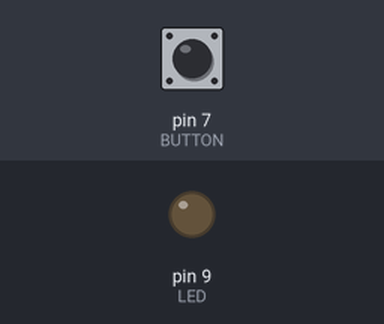
This sketch was run on a simulated Arduino Uno, built with avr-gcc and run on an emulated ATmega328P. On the bench: output pins drawn as LEDs (lit = HIGH). The inputs (shaded band) are chosen by the test bench; at power-on: pin 7 (BUTTON) LOW.

Above: at 1.2 s.
1.3 s: pin 7 (BUTTON) pulled HIGH for 1 s
At 3.1 s:
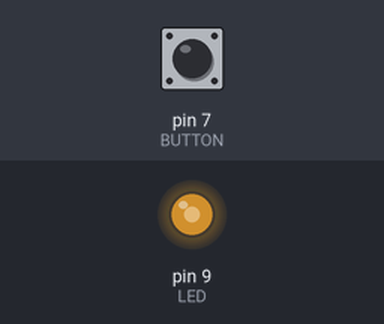
3.8 s: pin 7 (BUTTON) pulled HIGH for 0.15 s
At 5.0 s:
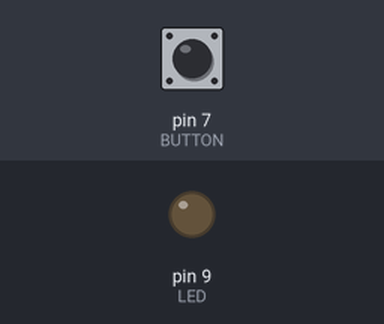
5.4 s: pin 7 (BUTTON) pulled HIGH for 3.2 s
At 6.96 s:
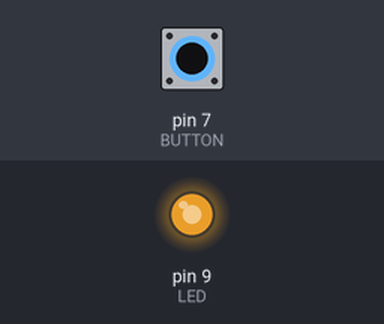
Timing chart, 0 to 10.1 s (numbered marks = the images above; inputs shaded):
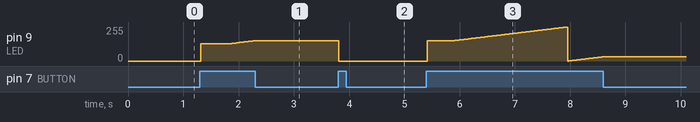

Measured:
- after the input at 1.3 s, pin 9 (LED): moves from 0/255 to 153/255 over 0.98 s, starting at once
- after the input at 3.8 s, pin 9 (LED): 153/255 → 0/255 at once

The sketch:

sketch.ino
```cpp
#define BUTTON 7
#define LED 9

#define LED_ON 1
#define LED_OFF 0

int val = LOW;
int old_val = LOW;

int state = LED_OFF;

int brightness = 128;
unsigned long startTime = 0;


void setup() {
   pinMode(BUTTON, INPUT);
   pinMode(LED, OUTPUT);
}

void loop() {
   val = digitalRead(BUTTON);

   if (val == HIGH && old_val == LOW) {
      state = LED_ON - state;
      startTime = millis();
      delay(10);
   }

    if ((val == HIGH) && (old_val == HIGH)) {
       if (state == LED_ON && (millis() - startTime) > 500) {
          brightness++;
          delay(10);

          if (brightness > 255) {
             brightness = 0;
          }
       }
   }

   old_val = val;

   if (state == LED_ON) {
     analogWrite(LED, brightness);
   } else {
     analogWrite(LED, 0);
   }
   delay(10);
}
```
